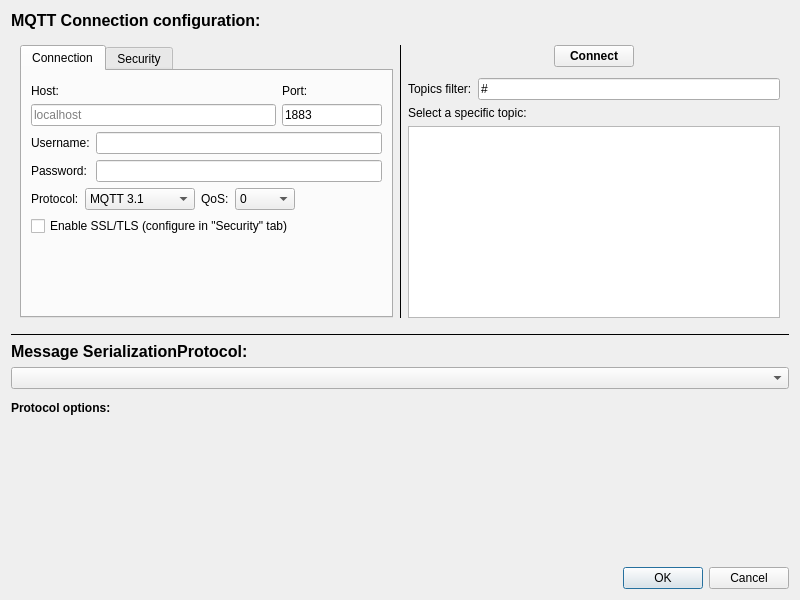
<?xml version="1.0" encoding="UTF-8"?>
<ui version="4.0">
 <class>DataStreamMQTT</class>
 <widget class="QDialog" name="DataStreamMQTT">
  <property name="geometry">
   <rect>
    <x>0</x>
    <y>0</y>
    <width>800</width>
    <height>600</height>
   </rect>
  </property>
  <property name="minimumSize">
   <size>
    <width>800</width>
    <height>600</height>
   </size>
  </property>
  <property name="windowTitle">
   <string>MQTT Subscriber</string>
  </property>
  <layout class="QVBoxLayout" name="verticalLayout_3">
   <item>
    <widget class="QLabel" name="label">
     <property name="font">
      <font>
       <pointsize>12</pointsize>
       <weight>75</weight>
       <bold>true</bold>
      </font>
     </property>
     <property name="text">
      <string>MQTT Connection configuration:</string>
     </property>
    </widget>
   </item>
   <item>
    <widget class="QFrame" name="mqttFrame">
     <layout class="QHBoxLayout" name="connectionLayout">
      <item>
       <widget class="QTabWidget" name="tabWidget">
        <property name="enabled">
         <bool>true</bool>
        </property>
        <property name="currentIndex">
         <number>0</number>
        </property>
        <widget class="QWidget" name="tab">
         <attribute name="title">
          <string>Connection</string>
         </attribute>
         <layout class="QVBoxLayout" name="verticalLayout_4">
          <item>
           <widget class="QFrame" name="connectionFrame">
            <layout class="QVBoxLayout" name="verticalLayout">
             <property name="leftMargin">
              <number>0</number>
             </property>
             <property name="topMargin">
              <number>0</number>
             </property>
             <property name="rightMargin">
              <number>0</number>
             </property>
             <property name="bottomMargin">
              <number>0</number>
             </property>
             <item>
              <layout class="QGridLayout" name="gridLayout">
               <property name="topMargin">
                <number>4</number>
               </property>
               <item row="0" column="1">
                <widget class="QLabel" name="label_4">
                 <property name="text">
                  <string>Host:</string>
                 </property>
                </widget>
               </item>
               <item row="1" column="2">
                <widget class="LineEdit" name="lineEditPort">
                 <property name="maximumSize">
                  <size>
                   <width>100</width>
                   <height>16777215</height>
                  </size>
                 </property>
                 <property name="text">
                  <string>1883</string>
                 </property>
                 <property name="placeholderText">
                  <string>1883</string>
                 </property>
                </widget>
               </item>
               <item row="0" column="2">
                <widget class="QLabel" name="label_11">
                 <property name="text">
                  <string>Port:</string>
                 </property>
                </widget>
               </item>
               <item row="1" column="1">
                <widget class="LineEdit" name="lineEditHost">
                 <property name="placeholderText">
                  <string>localhost</string>
                 </property>
                </widget>
               </item>
              </layout>
             </item>
             <item>
              <layout class="QFormLayout" name="formLayout_2">
               <item row="1" column="0">
                <widget class="QLabel" name="label_7">
                 <property name="text">
                  <string>Username:</string>
                 </property>
                </widget>
               </item>
               <item row="1" column="1">
                <widget class="LineEdit" name="lineEditUsername"/>
               </item>
               <item row="2" column="0">
                <widget class="QLabel" name="label_8">
                 <property name="text">
                  <string>Password:</string>
                 </property>
                </widget>
               </item>
               <item row="2" column="1">
                <widget class="LineEdit" name="lineEditPassword">
                 <property name="echoMode">
                  <enum>QLineEdit::Password</enum>
                 </property>
                </widget>
               </item>
              </layout>
             </item>
             <item>
              <layout class="QHBoxLayout" name="horizontalLayout">
               <property name="topMargin">
                <number>0</number>
               </property>
               <item>
                <widget class="QLabel" name="label_10">
                 <property name="text">
                  <string>Protocol:</string>
                 </property>
                </widget>
               </item>
               <item>
                <widget class="QComboBox" name="comboBoxVersion">
                 <property name="minimumSize">
                  <size>
                   <width>110</width>
                   <height>0</height>
                  </size>
                 </property>
                 <item>
                  <property name="text">
                   <string>MQTT 3.1</string>
                  </property>
                 </item>
                 <item>
                  <property name="text">
                   <string>MQTT 3.1.1</string>
                  </property>
                 </item>
                 <item>
                  <property name="text">
                   <string>MQTT 5</string>
                  </property>
                 </item>
                </widget>
               </item>
               <item>
                <widget class="QLabel" name="label_5">
                 <property name="text">
                  <string>QoS:</string>
                 </property>
                </widget>
               </item>
               <item>
                <widget class="QComboBox" name="comboBoxQoS">
                 <property name="minimumSize">
                  <size>
                   <width>60</width>
                   <height>0</height>
                  </size>
                 </property>
                 <item>
                  <property name="text">
                   <string>0</string>
                  </property>
                 </item>
                 <item>
                  <property name="text">
                   <string>1</string>
                  </property>
                 </item>
                 <item>
                  <property name="text">
                   <string>2</string>
                  </property>
                 </item>
                </widget>
               </item>
               <item>
                <spacer name="horizontalSpacer_3">
                 <property name="orientation">
                  <enum>Qt::Horizontal</enum>
                 </property>
                 <property name="sizeHint" stdset="0">
                  <size>
                   <width>40</width>
                   <height>20</height>
                  </size>
                 </property>
                </spacer>
               </item>
              </layout>
             </item>
             <item>
              <widget class="QCheckBox" name="checkBoxSecurity">
               <property name="enabled">
                <bool>true</bool>
               </property>
               <property name="text">
                <string>Enable SSL/TLS (configure in &quot;Security&quot; tab)</string>
               </property>
              </widget>
             </item>
             <item>
              <spacer name="verticalSpacer_2">
               <property name="orientation">
                <enum>Qt::Vertical</enum>
               </property>
               <property name="sizeHint" stdset="0">
                <size>
                 <width>20</width>
                 <height>40</height>
                </size>
               </property>
              </spacer>
             </item>
            </layout>
           </widget>
          </item>
         </layout>
        </widget>
        <widget class="QWidget" name="tab_2">
         <attribute name="title">
          <string>Security</string>
         </attribute>
         <layout class="QGridLayout" name="gridLayout_2">
          <item row="0" column="0">
           <widget class="QLabel" name="label_16">
            <property name="text">
             <string>Server Certificate (CA):</string>
            </property>
           </widget>
          </item>
          <item row="4" column="3">
           <spacer name="horizontalSpacer_4">
            <property name="orientation">
             <enum>Qt::Horizontal</enum>
            </property>
            <property name="sizeHint" stdset="0">
             <size>
              <width>40</width>
              <height>20</height>
             </size>
            </property>
           </spacer>
          </item>
          <item row="1" column="1">
           <widget class="QPushButton" name="buttonLoadClientCertificate">
            <property name="minimumSize">
             <size>
              <width>24</width>
              <height>24</height>
             </size>
            </property>
            <property name="maximumSize">
             <size>
              <width>24</width>
              <height>24</height>
             </size>
            </property>
            <property name="text">
             <string/>
            </property>
            <property name="iconSize">
             <size>
              <width>22</width>
              <height>22</height>
             </size>
            </property>
            <property name="flat">
             <bool>true</bool>
            </property>
           </widget>
          </item>
          <item row="2" column="1">
           <widget class="QPushButton" name="buttonLoadPrivateKey">
            <property name="minimumSize">
             <size>
              <width>24</width>
              <height>24</height>
             </size>
            </property>
            <property name="maximumSize">
             <size>
              <width>24</width>
              <height>24</height>
             </size>
            </property>
            <property name="text">
             <string/>
            </property>
            <property name="iconSize">
             <size>
              <width>22</width>
              <height>22</height>
             </size>
            </property>
            <property name="flat">
             <bool>true</bool>
            </property>
           </widget>
          </item>
          <item row="4" column="0">
           <spacer name="verticalSpacer_3">
            <property name="orientation">
             <enum>Qt::Vertical</enum>
            </property>
            <property name="sizeHint" stdset="0">
             <size>
              <width>20</width>
              <height>40</height>
             </size>
            </property>
           </spacer>
          </item>
          <item row="1" column="3">
           <widget class="QLabel" name="labelClientCertificate">
            <property name="text">
             <string/>
            </property>
           </widget>
          </item>
          <item row="2" column="0">
           <widget class="QLabel" name="label_14">
            <property name="text">
             <string>Private Key:</string>
            </property>
           </widget>
          </item>
          <item row="0" column="1">
           <widget class="QPushButton" name="buttonLoadServerCertificate">
            <property name="minimumSize">
             <size>
              <width>24</width>
              <height>24</height>
             </size>
            </property>
            <property name="maximumSize">
             <size>
              <width>24</width>
              <height>24</height>
             </size>
            </property>
            <property name="text">
             <string/>
            </property>
            <property name="iconSize">
             <size>
              <width>22</width>
              <height>22</height>
             </size>
            </property>
            <property name="flat">
             <bool>true</bool>
            </property>
           </widget>
          </item>
          <item row="0" column="3">
           <widget class="QLabel" name="labelServerCertificate">
            <property name="text">
             <string/>
            </property>
           </widget>
          </item>
          <item row="1" column="0">
           <widget class="QLabel" name="label_13">
            <property name="text">
             <string>Client Certificate:</string>
            </property>
           </widget>
          </item>
          <item row="2" column="3">
           <widget class="QLabel" name="labelPrivateKey">
            <property name="text">
             <string/>
            </property>
           </widget>
          </item>
          <item row="0" column="4">
           <widget class="QPushButton" name="buttonEraseServerCertificate">
            <property name="enabled">
             <bool>false</bool>
            </property>
            <property name="sizePolicy">
             <sizepolicy hsizetype="Minimum" vsizetype="Fixed">
              <horstretch>0</horstretch>
              <verstretch>0</verstretch>
             </sizepolicy>
            </property>
            <property name="minimumSize">
             <size>
              <width>22</width>
              <height>22</height>
             </size>
            </property>
            <property name="maximumSize">
             <size>
              <width>22</width>
              <height>22</height>
             </size>
            </property>
            <property name="text">
             <string>X</string>
            </property>
            <property name="flat">
             <bool>true</bool>
            </property>
           </widget>
          </item>
          <item row="1" column="4">
           <widget class="QPushButton" name="buttonEraseClientCertificate">
            <property name="enabled">
             <bool>false</bool>
            </property>
            <property name="minimumSize">
             <size>
              <width>22</width>
              <height>22</height>
             </size>
            </property>
            <property name="maximumSize">
             <size>
              <width>22</width>
              <height>22</height>
             </size>
            </property>
            <property name="text">
             <string>X</string>
            </property>
            <property name="flat">
             <bool>true</bool>
            </property>
           </widget>
          </item>
          <item row="2" column="4">
           <widget class="QPushButton" name="buttonErasePrivateKey">
            <property name="enabled">
             <bool>false</bool>
            </property>
            <property name="minimumSize">
             <size>
              <width>22</width>
              <height>22</height>
             </size>
            </property>
            <property name="maximumSize">
             <size>
              <width>22</width>
              <height>22</height>
             </size>
            </property>
            <property name="text">
             <string>X</string>
            </property>
            <property name="flat">
             <bool>true</bool>
            </property>
           </widget>
          </item>
         </layout>
        </widget>
       </widget>
      </item>
      <item>
       <widget class="Line" name="line">
        <property name="frameShadow">
         <enum>QFrame::Plain</enum>
        </property>
        <property name="orientation">
         <enum>Qt::Vertical</enum>
        </property>
       </widget>
      </item>
      <item>
       <layout class="QVBoxLayout" name="verticalLayout_2">
        <item>
         <layout class="QHBoxLayout" name="horizontalLayout_3">
          <property name="topMargin">
           <number>0</number>
          </property>
          <property name="bottomMargin">
           <number>5</number>
          </property>
          <item>
           <spacer name="horizontalSpacer_2">
            <property name="orientation">
             <enum>Qt::Horizontal</enum>
            </property>
            <property name="sizeHint" stdset="0">
             <size>
              <width>40</width>
              <height>20</height>
             </size>
            </property>
           </spacer>
          </item>
          <item>
           <widget class="QPushButton" name="buttonConnect">
            <property name="font">
             <font>
              <weight>75</weight>
              <bold>true</bold>
             </font>
            </property>
            <property name="text">
             <string>Connect</string>
            </property>
           </widget>
          </item>
          <item>
           <spacer name="horizontalSpacer">
            <property name="orientation">
             <enum>Qt::Horizontal</enum>
            </property>
            <property name="sizeHint" stdset="0">
             <size>
              <width>40</width>
              <height>20</height>
             </size>
            </property>
           </spacer>
          </item>
         </layout>
        </item>
        <item>
         <layout class="QFormLayout" name="formLayout_3">
          <item row="0" column="0">
           <widget class="QLabel" name="label_3">
            <property name="text">
             <string>Topics filter:</string>
            </property>
           </widget>
          </item>
          <item row="0" column="1">
           <widget class="LineEdit" name="lineEditTopicFilter">
            <property name="text">
             <string>#</string>
            </property>
            <property name="placeholderText">
             <string>#</string>
            </property>
           </widget>
          </item>
         </layout>
        </item>
        <item>
         <widget class="QLabel" name="label_12">
          <property name="text">
           <string>Select a specific topic:</string>
          </property>
         </widget>
        </item>
        <item>
         <widget class="QListWidget" name="listWidget">
          <property name="enabled">
           <bool>true</bool>
          </property>
          <property name="editTriggers">
           <set>QAbstractItemView::NoEditTriggers</set>
          </property>
          <property name="selectionMode">
           <set>QAbstractItemView::ExtendedSelection</set>
          </property>
         </widget>
        </item>
       </layout>
      </item>
     </layout>
    </widget>
   </item>
   <item>
    <widget class="Line" name="line_2">
     <property name="frameShadow">
      <enum>QFrame::Plain</enum>
     </property>
     <property name="orientation">
      <enum>Qt::Horizontal</enum>
     </property>
    </widget>
   </item>
   <item>
    <widget class="QLabel" name="label_6">
     <property name="font">
      <font>
       <pointsize>12</pointsize>
       <weight>75</weight>
       <bold>true</bold>
      </font>
     </property>
     <property name="text">
      <string>Message SerializationProtocol:</string>
     </property>
    </widget>
   </item>
   <item>
    <widget class="QComboBox" name="comboBoxProtocol"/>
   </item>
   <item>
    <widget class="QWidget" name="widgetOptions" native="true">
     <property name="font">
      <font>
       <weight>75</weight>
       <bold>true</bold>
      </font>
     </property>
     <layout class="QVBoxLayout" name="layoutOptions">
      <property name="leftMargin">
       <number>0</number>
      </property>
      <property name="topMargin">
       <number>6</number>
      </property>
      <property name="rightMargin">
       <number>0</number>
      </property>
      <property name="bottomMargin">
       <number>6</number>
      </property>
      <item>
       <widget class="QLabel" name="label_9">
        <property name="text">
         <string>Protocol options:</string>
        </property>
       </widget>
      </item>
     </layout>
    </widget>
   </item>
   <item>
    <spacer name="verticalSpacer">
     <property name="orientation">
      <enum>Qt::Vertical</enum>
     </property>
     <property name="sizeHint" stdset="0">
      <size>
       <width>20</width>
       <height>11</height>
      </size>
     </property>
    </spacer>
   </item>
   <item>
    <widget class="QDialogButtonBox" name="buttonBox">
     <property name="orientation">
      <enum>Qt::Horizontal</enum>
     </property>
     <property name="standardButtons">
      <set>QDialogButtonBox::Cancel|QDialogButtonBox::Ok</set>
     </property>
    </widget>
   </item>
  </layout>
 </widget>
 <customwidgets>
  <customwidget>
   <class>LineEdit</class>
   <extends>QLineEdit</extends>
   <header>PlotJuggler/line_edit.h</header>
  </customwidget>
 </customwidgets>
 <resources/>
 <connections>
  <connection>
   <sender>buttonBox</sender>
   <signal>accepted()</signal>
   <receiver>DataStreamMQTT</receiver>
   <slot>accept()</slot>
   <hints>
    <hint type="sourcelabel">
     <x>248</x>
     <y>254</y>
    </hint>
    <hint type="destinationlabel">
     <x>157</x>
     <y>274</y>
    </hint>
   </hints>
  </connection>
  <connection>
   <sender>buttonBox</sender>
   <signal>rejected()</signal>
   <receiver>DataStreamMQTT</receiver>
   <slot>reject()</slot>
   <hints>
    <hint type="sourcelabel">
     <x>316</x>
     <y>260</y>
    </hint>
    <hint type="destinationlabel">
     <x>286</x>
     <y>274</y>
    </hint>
   </hints>
  </connection>
 </connections>
</ui>
